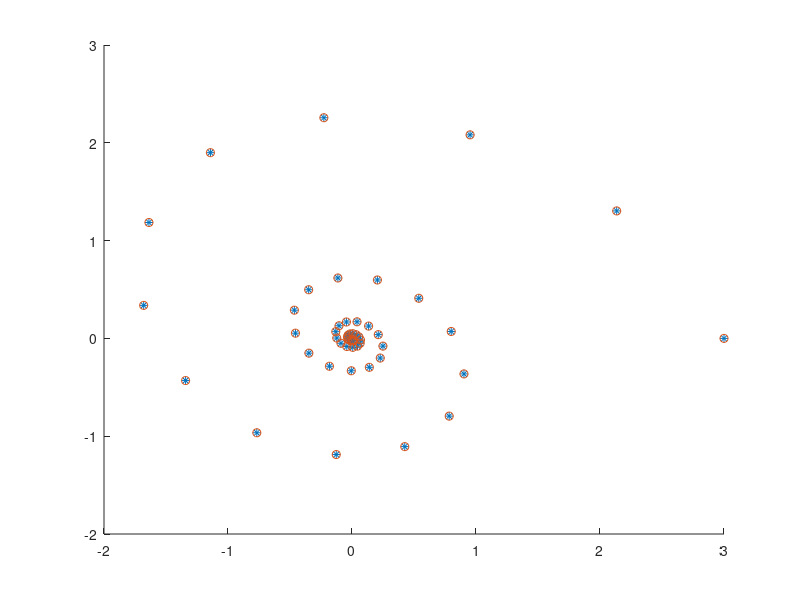

Write MATLAB code to recreate this figure. (Note: this script raises an error after producing the figure.)
%%%%%%%%%%%%%%%%%%%%%%%%%%%%%%%%%%%%%%%%%%%%%%%%%%%%%%%%%%%%%%%%%%%%%
%
%            Model Predictive Control - Exercise 5
%              EPFL - Spring semester 2017 - 
%
%            Huber Lukas - Zgraggen Jannik
%
%%%%%%%%%%%%%%%%%%%%%%%%%%%%%%%%%%%%%%%%%%%%%%%%%%%%%%%%%%%%%%%%%%%%%%
clear variables; close all; clear all;

addpath(genpath('../tbxmanager'))

%% System initialization
close all;
clear all;
A = [0.7115, -0.4345; 0.4345, 0.8853];
B = [0.2173; 0.0573];

C = [0, 1];
%D = d
B_d=zeros(2,1);
C_d=[1];
A_er=[A,B_d;zeros(1,2),1];
C_er=[C, 1];
L=(place(A_er',-C_er',[0.1,0.2,0.3]))';
% System dynamics with estimated ..
x=[3;0;0];
y=[0];
for i=2:50
   
   x(:,i)= A_er*x(:,i-1)+L*((C_er*x(:,i-1))-y(i-1));
   y(i)=C*x([1,2],i)+x(3,i);
    
end

%True system dynamics
x_r=[3;0];
d_r=12000000;
y_r=[0];

for i=2:50
   x_r(:,i)= A*x_r(:,i-1);
   y_r(i)=C*x_r(:,i)+d_r;
    
end
figure
hold on
scatter(x_r(1,:),x_r(2,:),'*');
scatter(x(1,:),x(2,:));


%% Exercise 1 - Observer Design
x0 = [1;2];
x0_hat = [3;0]; % Estimate of x0

d = 0.2;
d_hat = 0; % Estimate of d

u = 0;

N = 10; % Number of prediction steps

% Parameter Definition
m = [3; 3];       %Input constraint
M = [1; -1];            %Input constraint

% Define optimization variables
x = sdpvar(2,N,'full');
u = sdpvar(1,N,'full');

% Define constraints and objective
con = [];
obj = 0;
con = [con, x(:,1) == x0];
for i = 1:N-1      
    con = [con, x(:,i+1) == A*x(:,i) + B*u(:,i)]; % System dynamics
%    con = [con, F*x(:,i) <= f];                   % State constraints
    con = [con, M*u(:,i) <= m];                   % Input constraints
%    obj = obj + x(:,i)'*Q*x(:,i) + u(:,i)'*R*u(:,i); % Cost function
end

% con = [con, Ff*x(:,N) <= ff];       % Terminal constraint
% obj = obj + x(:,N)'*Qf*x(:,N);      % Terminal weight

% Compile the matrices
opt = sdpsettings('solver','sedumi','verbose',0); % choosing the solver
obs = optimizer(con, obj, opt, x(:,1), u(:,1));
% Can now compute the optimal control input using
[uopt,isfeasible] = ctrl{x0}
% isfeasible == 1 if the problem was solved successfully



%% Exercise 2 - 
